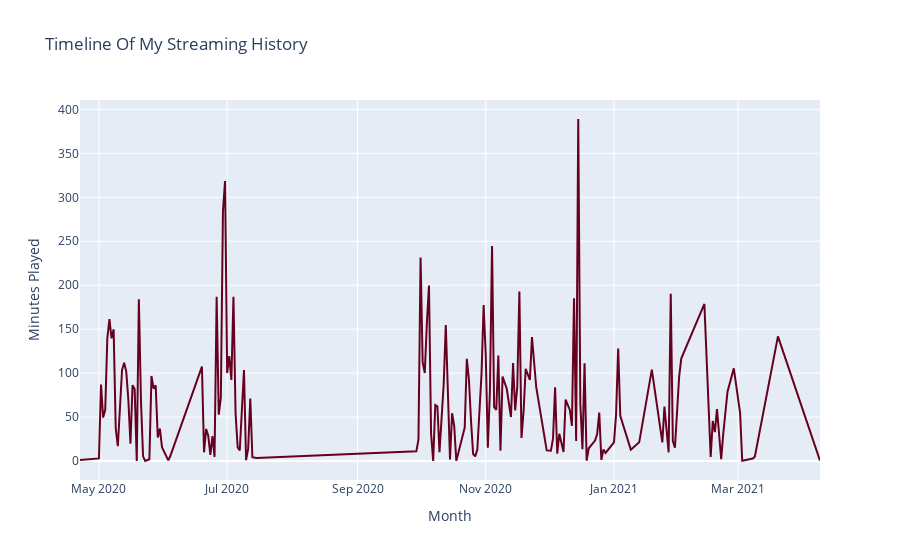

Source (notebook cell):
### Code cell
fig = px.line(day, x="day", y="minutes_played",
              labels={
                     "day": "Month",
                     "minutes_played": "Minutes Played"},
              color_discrete_sequence=px.colors.sequential.RdBu, title="Timeline Of My Streaming History")

fig.show()

### Figure 1 — Plotly figure (JSON) as saved in the notebook; plotly's stock layout.template omitted (floating-point values rounded to 4 significant figures; data arrays with more than 128 entries replaced by an {"elided": "..."} marker saying what was removed)
{"data": [{"hovertemplate": "Month=%{x}<br>Minutes Played=%{y}<extra></extra>", "legendgroup": "", "line": {"color": "rgb(103,0,31)", "dash": "solid"}, "mode": "lines", "name": "", "orientation": "v", "showlegend": false, "type": "scatter", "x": {"elided": "163 str values"}, "xaxis": "x", "y": {"elided": "163 float values"}, "yaxis": "y"}], "layout": {"legend": {"tracegroupgap": 0}, "title": {"text": "Timeline Of My Streaming History"}, "xaxis": {"anchor": "y", "domain": [0, 1], "title": {"text": "Month"}}, "yaxis": {"anchor": "x", "domain": [0, 1], "title": {"text": "Minutes Played"}}}}
